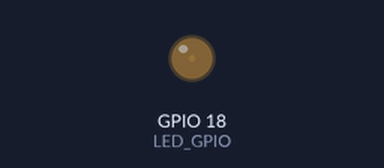
Bench run of a sketch on a simulated ESP32. Shown: output pins drawn as LEDs (lit = HIGH).

Above: at 0.05 s.
At 1.15 s:
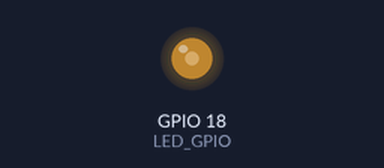
At 2.3 s:
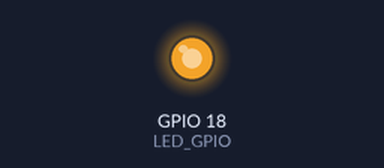
At 4.55 s:
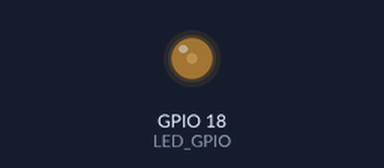
Timing chart, 0 to 6.6 s (numbered marks = the images above):
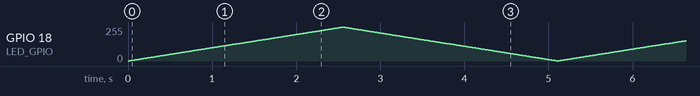

The sketch:

interrupttest.ino
```cpp
/*
* LAB: 5
* Name: ESP32 PWM LED Control
* Author: Khaled Magdy
* For More Info Visit: www.DeepBlueMbedded.com
*/

#define LED_GPIO   18
#define PWM1_Ch    0
#define PWM1_Res   8
#define PWM1_Freq  1000

int PWM1_DutyCycle = 0;

void setup()
{
  ledcAttachPin(LED_GPIO, PWM1_Ch);
  ledcSetup(PWM1_Ch, PWM1_Freq, PWM1_Res);
}

void loop()
{
  while (PWM1_DutyCycle < 255)
  {
    ledcWrite(PWM1_Ch, PWM1_DutyCycle++);
    delay(10);
  }
  while(PWM1_DutyCycle > 0)
  {
    ledcWrite(PWM1_Ch, PWM1_DutyCycle--);
    delay(10);
  }
}
```
